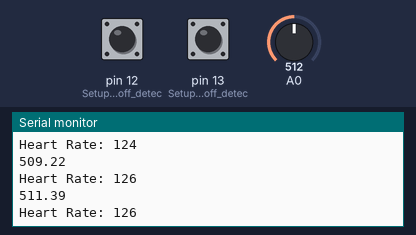
Recording of a sketch running on a simulated Arduino Uno, built with avr-gcc and run on an emulated ATmega328P. Parts: the last lines printed to the serial monitor. Inputs (shaded band) come from the test bench; at power-on: pin 12 (Setup_for_leads_off_detec) LOW, A0 = 512, pin 13 (Setup_for_leads_off_detec) LOW.

Above: at 1.2 s.
1.3 s: pin 12 (Setup_for_leads_off_detec) pulled HIGH for 0.2 s
At 1.59 s:
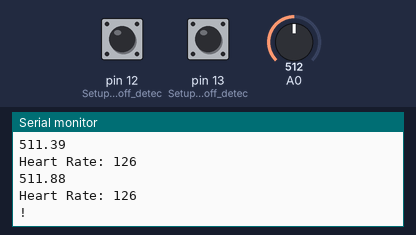
3.0 s: A0 set to 716
At 3.15 s:
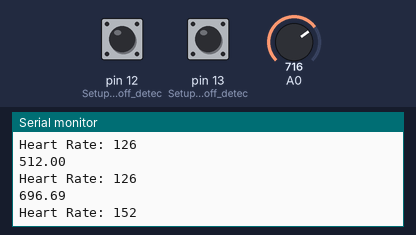
4.5 s: pin 13 (Setup_for_leads_off_detec) pulled HIGH for 0.2 s
At 4.71 s:
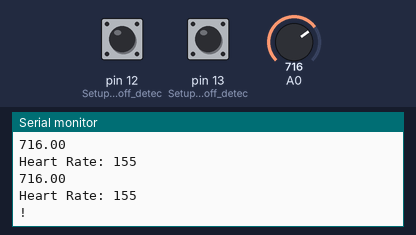
6.2 s: A0 set to 306
At 6.27 s:
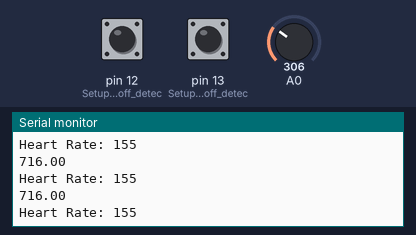
9.2 s: A0 set to 511
At 9.23 s:
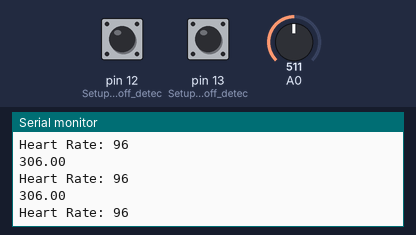
Timing chart, 0 to 12.2 s (numbered marks = the images above; inputs shaded):
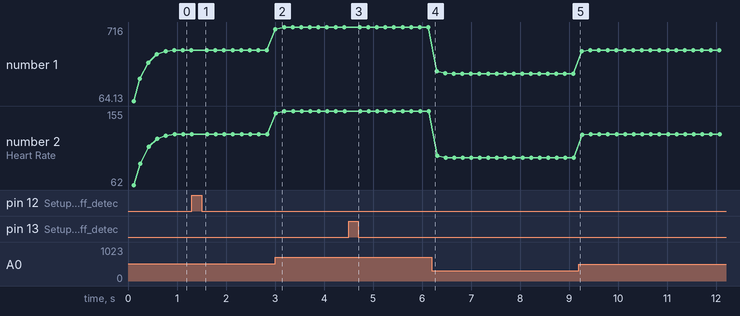

Measured:
- after the input at 1.3 s, the serial monitor: prints a new line after 0.17 s (image 1)
- after the input at 3.0 s, the serial monitor: prints a new line at once (image 2)
- after the input at 4.5 s, the serial monitor: prints a new line after 0.08 s (image 3)
- plotted number 1: 512 → 716 after the input at 3.0 s, 716 → 306 after the input at 6.2 s, 306 → 511 after the input at 9.2 s
- plotted number 2: 126 → 155 after the input at 3.0 s, 155 → 96 after the input at 6.2 s, 96 → 126 after the input at 9.2 s

The sketch:

ECG.ino
```cpp
#include <SoftwareSerial.h>

SoftwareSerial QuartzBT(10,11); //10->RX, 11->TX
float alpha = 0.9;  // Low-pass filter constant
float filteredValue = 0.0;
int heartRate=0;          // Calculated heart rate
unsigned long previousMillis = 0; // For timing
float threshold=50;

void setup() {
// initialize the serial communication:
Serial.begin(9600);
pinMode(12, INPUT); // Setup for leads off detection LO +//orange//10
pinMode(13, INPUT); // Setup for leads off detection LO -//yellow//11
QuartzBT.begin(9600);  //Default Baud for comm, it may be different for your Module.
Serial.println("The bluetooth gates are open.\n Connect to HC-05 from any other bluetooth device with 1234 as pairing key!.");

}

void loop() {

if((digitalRead(12) == 1)||(digitalRead(13) == 1)){
Serial.println('!');
QuartzBT.print('!');
}
else{
// send the value of analog input 0:
int sensorValue=analogRead(A0);
float fs=millis();
float dt=1/fs;
float tao=7/(44*threshold);
alpha = dt/(tao+dt);
filteredValue = alpha * filteredValue + (1 - alpha) * sensorValue;  // Low-pass filter

Serial.println(filteredValue);

if (filteredValue > threshold) {
    heartRate = map(filteredValue, threshold, 1023, 60, 200);
    Serial.print("Heart Rate: ");
    Serial.println(heartRate);
}

String v=String(filteredValue,5);
String r=String(heartRate);
String output="{\"Value\":"+v+",\"Rate\":"+r+"}";
QuartzBT.println(output);

}
//Wait for a bit to keep serial data from saturating
delay(140);

}
```
